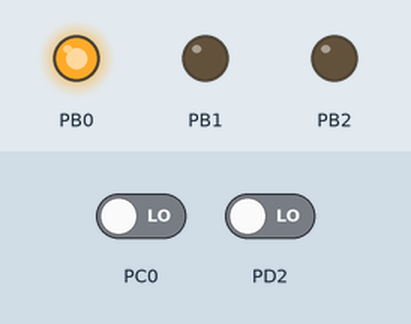
Recording of a program running on a simulated ATmega328P, built with avr-gcc and emulated at 16 MHz. Shown: output pins drawn as LEDs (lit = HIGH). The inputs (shaded band) are chosen by the test bench; at power-on: PC0 LOW, PD2 LOW.

Above: at 1.2 s.
1.3 s: PC0 driven HIGH
At 2.8 s:
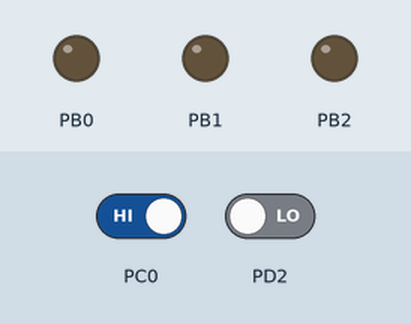
4.3 s: PC0 driven LOW
At 5.9 s:
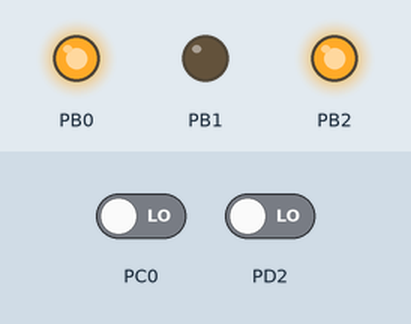
7.3 s: PD2 driven HIGH
At 8.5 s:
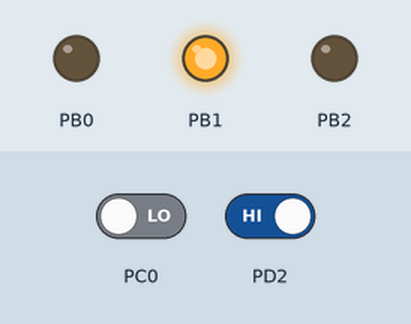
Timing chart, 0 to 16.3 s (numbered marks = the images above; inputs shaded):
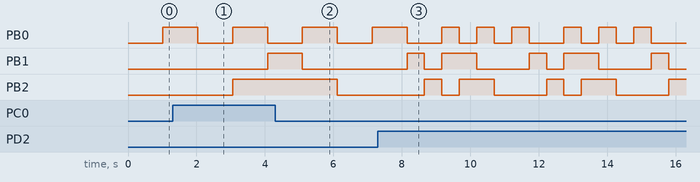

The program:

main.c
```c
#define F_CPU 16000000UL // 16 MHz clock speed
#include <avr/interrupt.h>
#include <util/delay.h>


/* Macros for setting and clearing pin PIN at position N. */
#define SET(PIN,N) (PIN |=  (1<<N))
#define CLR(PIN,N) (PIN &= ~(1<<N))

// Button B in PC0
unsigned char *p_ddrc;
unsigned char *p_pinc;

// Rgb led output in PB0, PB1, PB2
unsigned char *p_ddrb;
unsigned char *p_portb;

// Button A in PD2
unsigned char *p_ddrd;
unsigned char *p_pind;

// Interrupt control registers
unsigned char *p_eicra;
unsigned char *p_eimsk;
unsigned char *p_pcicr;
unsigned char *p_pcmsk1;

// Aux global variables
volatile int delay = 1000;
unsigned char is_clockwise = 1;
unsigned char state = 0;

unsigned char colors[7] = {
  0b00000000, // Off
  0b00000001, // Red
  0b00000010, // Green
  0b00000100, // Blue
  0b00000011, // Yellow
  0b00000110, // Cyan
  0b00000101  // Magenta
};

// If delay > 125ms delay is set to half of its value
ISR(INT0_vect)
{
  if (delay > 125)
  {
    delay /= 2;
  }
  else
  {
    delay = 1000;
  }
}

// Change colors between cw and ccw orientation
ISR(PCINT1_vect)
{
  if (is_clockwise)
    is_clockwise = 0;
  else
    is_clockwise = 1;
}

void setup(void)
{
  /* Set adresses. */
  p_ddrb = (unsigned char *) 0x24;
  p_portb = (unsigned char *) 0x25;
  p_ddrc = (unsigned char *) 0x27;
  p_pinc = (unsigned char *) 0x26;
  p_ddrd = (unsigned char *) 0x2A;
  p_pind = (unsigned char *) 0x29;
  p_eicra = (unsigned char *) 0x69;
  p_eimsk = (unsigned char *) 0x3D;
  p_pcicr = (unsigned char *) 0x68;
  p_pcmsk1 = (unsigned char *) 0x6C;

  CLR(*p_ddrc, 0); // PC0 as input
  CLR(*p_ddrd, 2); // PD2 as input
  SET(*p_ddrb, 0); // PB0 as output
  SET(*p_ddrb, 1); // PB1 as output
  SET(*p_ddrb, 2); // PB2 as output

  /* Led initially turn off. */
  *p_portb = colors[0];

  // SETS PCINT8 interruption at PC0
  *p_pcicr |= 0b00000010;
  SET(*p_pcmsk1, 0);

  *p_eicra |= 0b00000011; // INT0 configured to be triggered at rising edge
  SET(*p_eimsk,0); // Turn on INT0 interruption

  sei(); // Turn on interruptions
}

int main(void)
{
  setup();

  while(1)
  {
    _delay_ms(delay);

    if (is_clockwise)
      state = (state+8)%7;
    else
      state = (state+6)%7;

    *p_portb = (*p_portb & 0b11111000) | colors[state];
  }
}
```

Measured:
- by itself, PB1: repeats every 3.6 s: LOW 0.51 s, HIGH 1.0 s, LOW 1.5 s, HIGH 0.51 s
